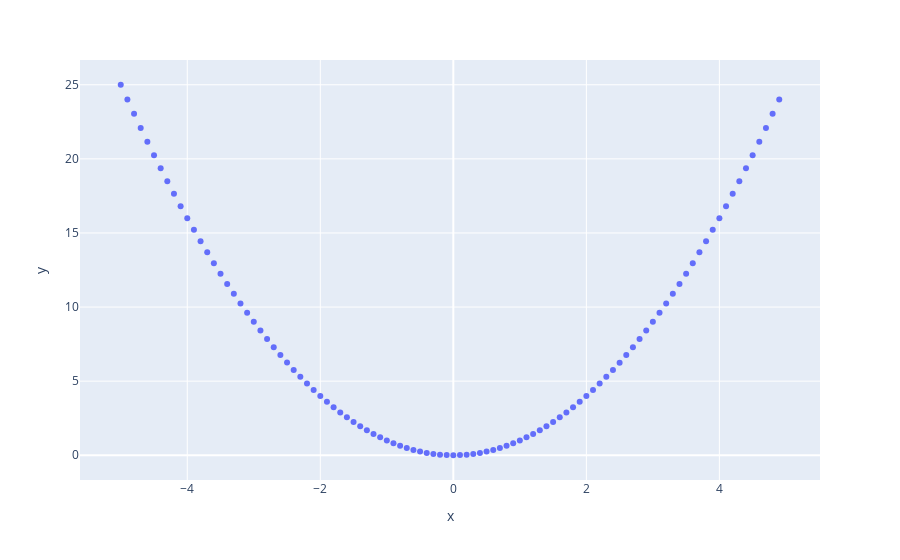

Notebook code for this chart:
### Markdown cell above
## Простой и быстрый график по точкам

### Code cell
x = np.arange(-5, 5, 0.1)
def f(x):
    return x**2

fig = px.scatter(x=x, y=f(x))
fig.show()

### Figure 1 — Plotly figure (JSON) as saved in the notebook; plotly's stock layout.template omitted (floating-point values rounded to 4 significant figures)
{"data": [{"hovertemplate": "x=%{x}<br>y=%{y}<extra></extra>", "legendgroup": "", "marker": {"color": "#636efa", "symbol": "circle"}, "mode": "markers", "name": "", "orientation": "v", "showlegend": false, "x": [-5.0, -4.9, -4.8, -4.7, -4.6, -4.5, -4.4, -4.3, -4.2, -4.1, -4.0, -3.9, -3.8, -3.7, -3.6, -3.5, -3.4, -3.3, -3.2, -3.1, -3.0, -2.9, -2.8, -2.7, -2.6, -2.5, -2.4, -2.3, -2.2, -2.1, -2.0, -1.9, -1.8, -1.7, -1.6, -1.5, -1.4, -1.3, -1.2, -1.1, -1.0, -0.9, -0.8, -0.7, -0.6, -0.5, -0.4, -0.3, -0.2, -0.1, -1.776e-14, 0.1, 0.2, 0.3, 0.4, 0.5, 0.6, 0.7, 0.8, 0.9, 1.0, 1.1, 1.2, 1.3, 1.4, 1.5, 1.6, 1.7, 1.8, 1.9, 2.0, 2.1, 2.2, 2.3, 2.4, 2.5, 2.6, 2.7, 2.8, 2.9, 3.0, 3.1, 3.2, 3.3, 3.4, 3.5, 3.6, 3.7, 3.8, 3.9, 4.0, 4.1, 4.2, 4.3, 4.4, 4.5, 4.6, 4.7, 4.8, 4.9], "xaxis": "x", "y": [25.0, 24.01, 23.04, 22.09, 21.16, 20.25, 19.36, 18.49, 17.64, 16.81, 16.0, 15.21, 14.44, 13.69, 12.96, 12.25, 11.56, 10.89, 10.24, 9.61, 9.0, 8.41, 7.84, 7.29, 6.76, 6.25, 5.76, 5.29, 4.84, 4.41, 4.0, 3.61, 3.24, 2.89, 2.56, 2.25, 1.96, 1.69, 1.44, 1.21, 1.0, 0.81, 0.64, 0.49, 0.36, 0.25, 0.16, 0.09, 0.04, 0.01, 3.155e-28, 0.01, 0.04, 0.09, 0.16, 0.25, 0.36, 0.49, 0.64, 0.81, 1.0, 1.21, 1.44, 1.69, 1.96, 2.25, 2.56, 2.89, 3.24, 3.61, 4.0, 4.41, 4.84, 5.29, 5.76, 6.25, 6.76, 7.29, 7.84, 8.41, 9.0, 9.61, 10.24, 10.89, 11.56, 12.25, 12.96, 13.69, 14.44, 15.21, 16.0, 16.81, 17.64, 18.49, 19.36, 20.25, 21.16, 22.09, 23.04, 24.01], "yaxis": "y", "type": "scatter"}], "layout": {"xaxis": {"anchor": "y", "domain": [0.0, 1.0], "title": {"text": "x"}}, "yaxis": {"anchor": "x", "domain": [0.0, 1.0], "title": {"text": "y"}}, "legend": {"tracegroupgap": 0}, "margin": {"t": 60}}}
